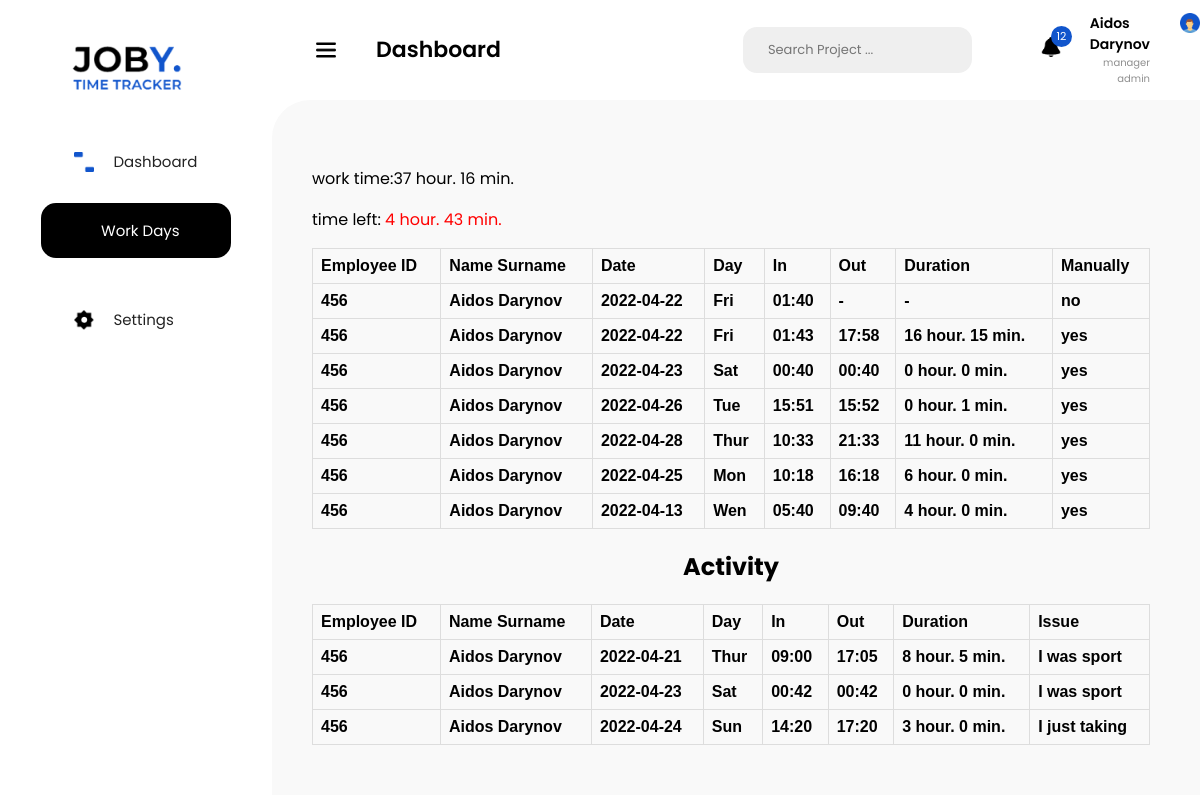
/work_days (signed in), run on the app's committed database.
### models.py (models this page shows, shortened)
class Employee(db.Model, UserMixin):
    id = db.Column(db.Integer(), primary_key=True)
    login_id = db.Column(db.String(10), unique=True, nullable=True)
    name = db.Column(db.String(100), nullable=False)
    surname = db.Column(db.String(100), nullable=False)
    profession = db.Column(db.String(30), nullable=False)
    password = db.Column(db.String(40), nullable=False)
    flex_status = db.relationship('FlexStatus', backref='flex_status')

class FlexStatus(db.Model):
    id = db.Column(db.Integer(), primary_key=True)
    employee_id = db.Column(db.Integer, db.ForeignKey('employee.id'))
    name = db.Column(db.String)
    issue = db.Column(db.String(100),default='')
    enterTime = db.Column(db.DateTime(), nullable=True)
    exitTime = db.Column(db.DateTime())
    manually = db.Column(db.Boolean(), default=False,nullable=True)
    def get_status(self):
        tmp = self.exitTime - self.enterTime
        return tmp.seconds

### views.py (the view)
@app.route('/work_days')
def work_days():
    isAdmin = False
    if current_user.profession in ['admin', 'manager admin', 'multi admin']:
        flx_s = FlexStatus.query.all()
        isAdmin = not isAdmin
    else:
        flx_s = FlexStatus.query.filter_by(employee_id=current_user.id).all()
    work_flx = []
    activity_flx = []
    unique_days = set()
    work_time = 0
    for flx in flx_s:
        emp = Employee.query.filter_by(id=flx.employee_id).first()
        if str(flx.name) == 'work':
            unique_days.add(flx.enterTime.date())
            a = flx.exitTime != datetime(1, 1, 1, 1, 1)
            work_time += flx.get_status() if a else 0
            work_flx.append({
                'id': emp.login_id,
                'full_name': f'{emp.name} {emp.surname}',
                'date': str(flx.enterTime.date()),
                'weekDay': ['Mon', 'Tue', 'Wen', 'Thur', 'Fri', 'Sat', 'Sun'][flx.enterTime.weekday()],
                'enter': str(flx.enterTime.time())[:5],
                'out': str(flx.exitTime.time())[:5] if flx.exitTime != datetime(1, 1, 1, 1, 1) else '-',
                'duration': f'{flx.get_status() // 3600} hour. {flx.get_status() // 60 % 60} min.' if a else '-',
                'manually': 'yes' if flx.manually else 'no',
            })
        else:
            activity_flx.append({
                'id': emp.login_id,
                'full_name': f'{emp.name} {emp.surname}',
                'date': str(flx.enterTime.date()),
                'weekDay': ['Mon', 'Tue', 'Wen', 'Thur', 'Fri', 'Sat', 'Sun'][flx.enterTime.weekday()],
                'enter': str(flx.enterTime.time())[:5],
                'out': str(flx.exitTime.time())[:5] if flx.exitTime != datetime(1, 1, 1, 1, 1) else '-',
                'duration': f'{flx.get_status() // 3600} hour. {flx.get_status() // 60 % 60} min.',
                'issue': flx.issue if flx.issue else '',
            })
    wp = abs(len(unique_days) * 7 * 3600 - work_time)
    context_head = {
        "work_time": f'{work_time // 3600} hour. {work_time // 60 % 60} min.',
        "time_left": f'{wp // 3600} hour. {wp // 60 % 60} min.',
        "number_time_left": len(unique_days) * 7 * 3600 - work_time,
    }
    return render_template('work_day.html', user=current_user,
                           work_flx = work_flx,
                           cntx_head=context_head,
                           isAdmin=isAdmin,
                           activity_flx=activity_flx,
                           )

### models.py (called while the page is built)
@login_manager.user_loader
def load_user(user_id):
    return Employee.query.get(user_id)

### templates/work_day.html (shortened to what this page needs)
<!DOCTYPE html>
<html lang="en">
<head>
 <link rel="stylesheet" href="../static/styles/dashboard_style.css">
 <link rel="stylesheet" href="{{ url_for('static',filename = 'styles/dashboard_style.css') }}">
</head>
<body>
 <section id="mySideNav" class="sideNav">
  <a href="#" class="logo_container">
   <img src="../static/images/logo.png" alt="logo">
  </a>
  <a href="home" class="links">
   <img src="../static/images/rect.png" alt="">
   <div>Dashboard</div>
  </a>
  <a href="work_days" class="dashboard_black">
   <img src="../static/images/icon_workDays.png" alt="">
   Work Days
  </a>
  <a href="#" class="links">
   <img src="../static/images/icon_settings.png" alt="">
   Settings
  </a>
 </section>
<nav>
  <button>
   <img src="../static/images/menu_bar.png" alt="">
   <div class="dashboard_txt">Dashboard</div>
  </button>
  <div class="search">
   Search Project ...
  </div>
  <div class="notifications">
   <img src="../static/images/bell.png" alt="">
   <div class="notification_numb">12</div>
  </div>
  <div class="profile_info">
   <div class="name_profession">
    <div class="name_surname">{{ user.name }} {{ user.surname }} </div>
    <div class="profession">{{ user.profession }}</div>
   </div>
   <a href="/profile"><img src="../static/images/profile_photo.png" alt="" class="profile_photo"></a>
  </div>
 </nav>
<section class="main_content">
    <div class="container_table">
    {% if not isAdmin %}
    <div>
        <p>work time:{{ cntx_head.work_time }}</p>
        <p>time left:
           {% if cntx_head.number_time_left > 0 %}
        <span class="red">{{cntx_head.time_left}}</span>
        {% else %}
        <span class="green">+{{cntx_head.time_left}} </span>
        {% endif %}
        </p>
    </div>
    {% endif %}
        <table>
            <tr>
                <th>Employee ID</th>
                <th>Name Surname</th>
                <th>Date</th>
                <th>Day</th>
                <th>In</th>
                <th>Out</th>
                <th>Duration</th>
                <th>Manually</th>
            </tr>
            {% for r in work_flx %}
                <tr class = '{{ r.name }}'>
                    <th>{{ r.id }}</th>
                    <th>{{ r.full_name }}</th>
                    <th>{{ r.date }}</th>
                    <th>{{ r.weekDay }}</th>
                    <th>{{ r.enter }}</th>
                    <th>{{ r.out }}</th>
                    <th>{{ r.duration }}</th>
                    <th>{{ r.manually }}</th>
                </tr>
            {% endfor %}
        </table>
    <h1>Activity</h1>
    <table>
            <tr>
                <th>Employee ID</th>
                <th>Name Surname</th>
                <th>Date</th>
                <th>Day</th>
                <th>In</th>
                <th>Out</th>
                <th>Duration</th>
                <th>Issue</th>
            </tr>
            {% for r in activity_flx %}
                <tr class = '{{ r.name }}'>
                    <th>{{ r.id }}</th>
                    <th>{{ r.full_name }}</th>
                    <th>{{ r.date }}</th>
                    <th>{{ r.weekDay }}</th>
                    <th>{{ r.enter }}</th>
                    <th>{{ r.out }}</th>
                    <th>{{ r.duration }}</th>
                    <th>{{ r.issue }}</th>
                </tr>
            {% endfor %}
        </table>
    </div>
</section>
</body>
</html>

### static/styles/dashboard_style.css (style rules this page uses)
body { margin: 0; padding: 0; font-family: Poppins; }
.sideNav { padding-top: 34px; display: flex; align-items: center; flex-direction: column; width: 272px; background-color: #fff; height: 100vh; position: fixed; z-index: 1; top: 0; left: 0; }
.sideNav a { text-decoration: none; display: flex; align-items: center; font-size: 15px; }
.logo_container img { height: auto; width: 100%; max-width: 128px !important; }
.logo_container { margin-bottom: 50px; }
.dashboard_black { width: 190px; height: 55px; background-color: black; border-radius: 15px; color: white; padding-left: 20px; box-sizing: border-box; font-family: Poppins; margin-bottom: 50px; }
.sideNav a img, nav img { width: 100%; height: auto; max-width: 20px; margin-right: 20px; }
.links { width: 125px; margin-bottom: 30px; color: #232323; }
nav { height: 100px; background-color: #fff; width: 100%; display: flex; align-items: center; }
nav button { background-color: transparent; border: none; margin-left: 310px; display: flex; align-items: center; }
nav button img { margin-right: 40px; }
.dashboard_txt { font-weight: 600; font-size: 22px; line-height: 42px; color: #000; font-family: Poppins; }
.search { width: 408px; height: 46px; background-color: #efefef; border-radius: 14px; display: flex; align-items: center; color: #757575; padding-left: 25px; font-size: 13px; margin-left: 16rem; }
.notifications { position: relative; margin-right: 1.8rem; margin-left: 4.3rem; }
.notification_numb { background-color: #1155CC; width: 21px; height: 21px; color: #fff; border-radius: 15px; font-size: 11px; box-sizing: border-box; display: flex; align-items: center; justify-content: center; position: absolute; left: 10px; top: -11px; }
.profile_info { display: flex; }
.profile_photo { width: 100%; height: auto; max-width: 46px; }
.name_surname { font-weight: 600; font-size: 14px; }
.profession { color: #8f8f8f; font-size: 10px; text-align: right; }
.name_profession { margin-right: 30px; }
.main_content { margin-left: 272px; border-radius: 38px 0 0 0; background-color: #F9F9F9; padding: 50px 50px 50px 40px; }
h1 { text-align: center; }
table { font-family: arial, sans-serif; border-collapse: collapse; width: 100%; }
td, th { border: 1px solid #dddddd; text-align: left; padding: 8px; }
.red { color: red; }

### data on the page
Employee: name "Aidos", surname "Darynov", profession "manager admin", id "456", full_name "Aidos Darynov", date "2022-04-22", weekDay "Fri", enter "01:40", out "-", duration "-", manually "no", enter "01:43", out "17:58", duration "16 hour. 15 min.", manually "yes", date "2022-04-23", weekDay "Sat", enter "00:40", out "00:40", duration "0 hour. 0 min.", date "2022-04-26", weekDay "Tue", enter "15:51", out "15:52", duration "0 hour. 1 min.", date "2022-04-28", weekDay "Thur", enter "10:33", out "21:33", duration "11 hour. 0 min.", date "2022-04-25", weekDay "Mon", enter "10:18", out "16:18", duration "6 hour. 0 min.", date "2022-04-13", weekDay "Wen", enter "05:40", out "09:40", duration "4 hour. 0 min.", id "456" "456" "456"
FlexStatus: issue "I was sport"
FlexStatus: issue "I was sport"
FlexStatus: issue "I just taking"

### other printed values
{{ cntx_head.work_time }} "37 hour. 16 min."
{{ cntx_head.time_left }} "4 hour. 43 min."
{{ r.full_name }} "Aidos Darynov" "Aidos Darynov" "Aidos Darynov"
{{ r.date }} "2022-04-21" "2022-04-23" "2022-04-24"
{{ r.weekDay }} "Thur" "Sat" "Sun"
{{ r.enter }} "09:00" "00:42" "14:20"
{{ r.out }} "17:05" "00:42" "17:20"
{{ r.duration }} "8 hour. 5 min." "0 hour. 0 min." "3 hour. 0 min."
